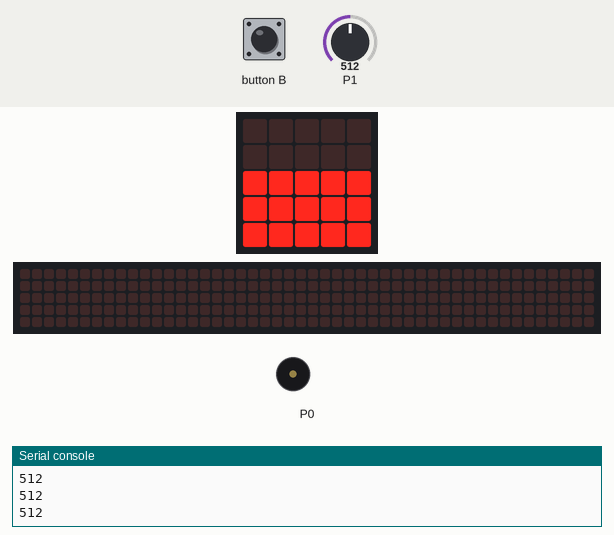
This program was run on a simulated BBC micro:bit (MakeCode). Shown: the board's 5×5 LED display, a strip that is not on the board, showing the scrolling text unrolled, buzzer (waves = sounding), the last lines printed to the serial console. The inputs (shaded band) are chosen by the test bench; at power-on: P1 = 512 (analog values on the 0–1023 scale). The 48×5 strip is a reading aid, not a part: it shows the text the display is scrolling, unrolled, one strip-width of it at a time.

Above: at 1.2 s.
1.3 s: P1 set to 900
At 1.7 s:
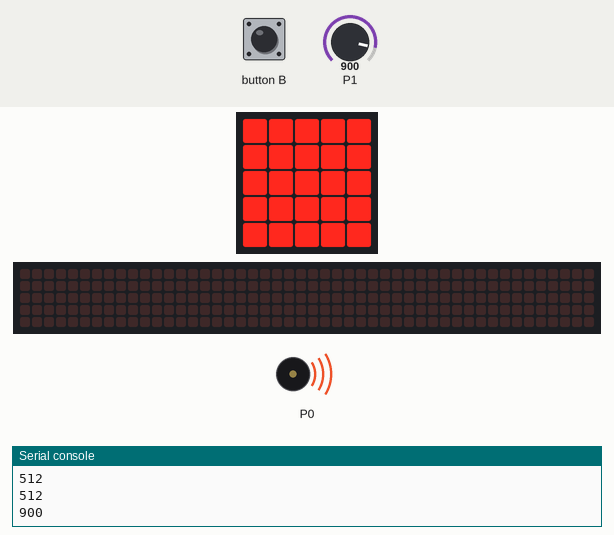
4.0 s: button B pressed for 0.25 s
At 4.08 s:
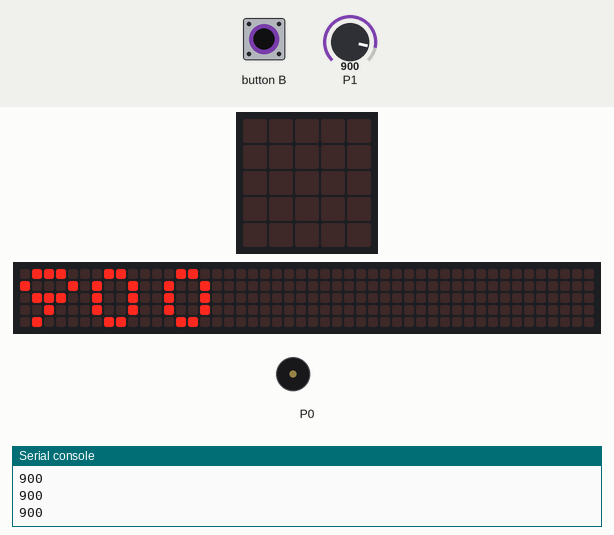
5.9 s: P1 set to 716
At 8.6 s:
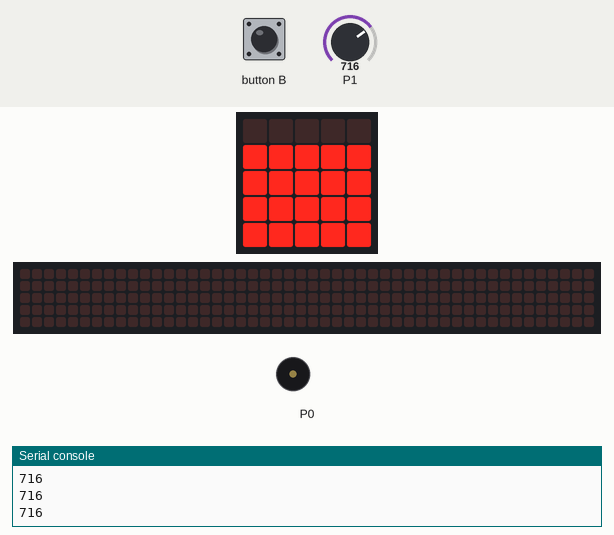
8.9 s: P1 set to 511
At 9.5 s:
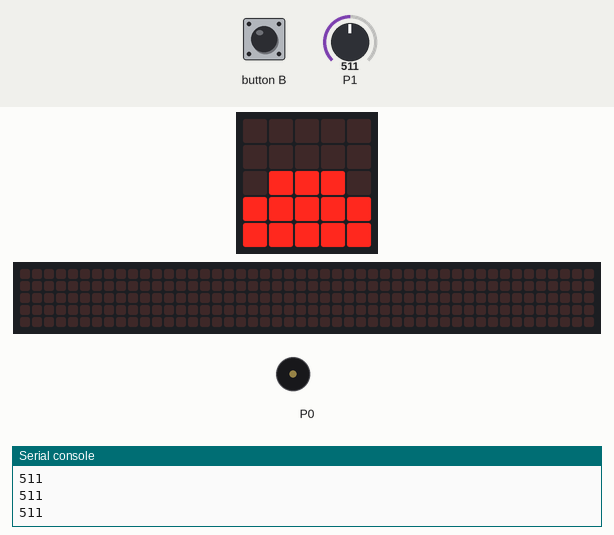
10.4 s: P1 set to 306
At 11.1 s:
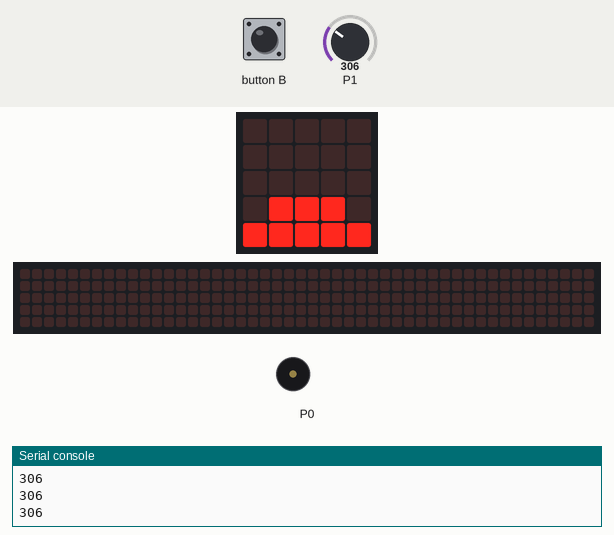
11.9 s: P1 set to 122
At 12.6 s:
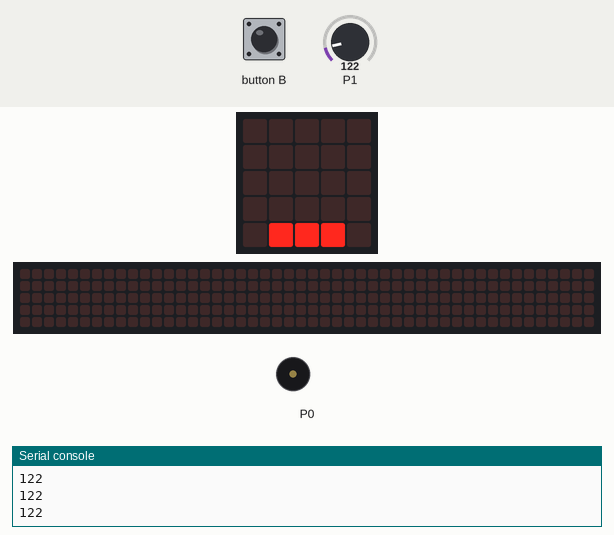
Timing chart, 0 to 14.5 s (numbered marks = the images above; inputs shaded):
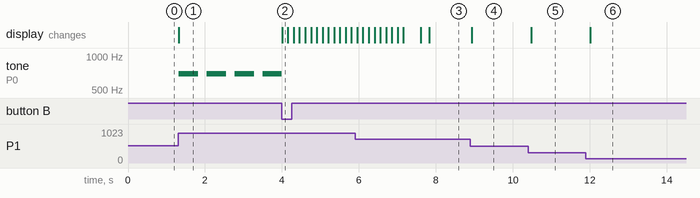

Measured:
- after the input at 1.3 s, tone on P0: alternates 698 Hz for 0.50 s and silent for 0.23 s, starting at once; the display: changes at once (image 1)
- after the input at 4.0 s, tone on P0: goes on until 4.0 s, then stays silent; the display: changes at once (image 2)
- after the input at 5.9 s, tone on P0: stays silent (without the input it goes to 698 Hz after 1.9 s); the display: first differs from a run without the input after 1.9 s (image 3)
- after the input at 8.9 s, the display: changes at once (image 4)
- after the input at 10.4 s, the display: changes after 0.07 s (image 5)
- after the input at 11.9 s, the display: changes after 0.12 s (image 6)

The program:

main.ts
```typescript
let umidade = 0
let número = 900
basic.forever(function () {
    basic.clearScreen()
    umidade = pins.analogReadPin(AnalogPin.P1)
    led.plotBarGraph(
    umidade,
    1023
    )
    if (umidade >= número) {
        music.playTone(698, music.beat(BeatFraction.Whole))
    }
    if (input.buttonIsPressed(Button.B)) {
        basic.clearScreen()
        basic.showNumber(umidade)
    }
    basic.pause(200)
})
```

test.ts
```typescript
// testes vão aqui; isto não será compilado quando este pacote for usado como uma extensão.
```
